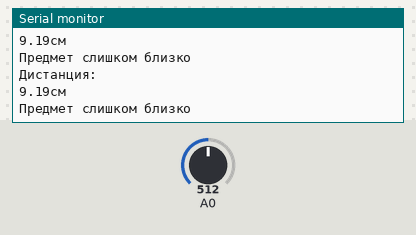
A sketch run on a simulated Arduino Uno, built with avr-gcc and run on an emulated ATmega328P. Shown: the last lines printed to the serial monitor. The test bench sets the inputs (shaded band); at power-on: A0 = 512.

Above: at 1.2 s.
1.3 s: A0 set to 716
At 1.91 s:
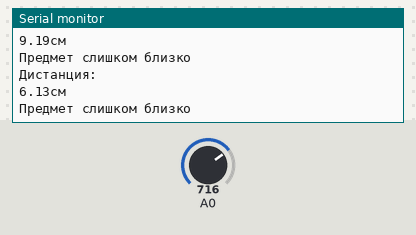
2.8 s: A0 set to 900
At 3.45 s:
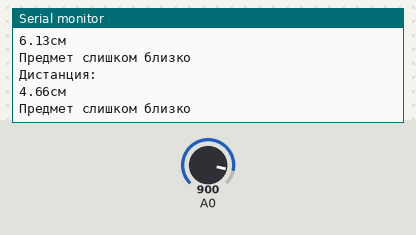
Timing chart, 0 to 5.8 s (numbered marks = the images above; inputs shaded):
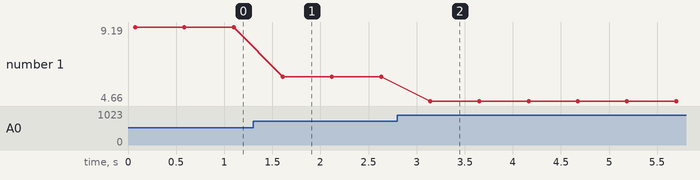

Measured:
- after the input at 1.3 s, the serial monitor: prints a new line after 0.31 s (image 1)
- after the input at 2.8 s, the serial monitor: prints a new line after 0.34 s (image 2)
- plotted number 1: 9.19 → 6.13 after the input at 1.3 s, 6.13 → 4.66 after the input at 2.8 s

The sketch:

SimpleInfared.ino.ino
```cpp
#include "SimpleInfared.h"
SimpleInfared sensor(A0);

void setup() {
  Serial.begin(9600);
  Serial.println("Тест инфракрасного датчика");
}

void loop() {
  float distance = sensor.DistanceMeasure();

  Serial.println("Дистанция:");
  Serial.println(String(distance) + "см");

  if(sensor.ObstacleDetected(15)) {
    Serial.println("Предмет слишком близко");
  }

  delay(500);
}
```

SimpleInfared.cpp
```cpp
#include "SimpleInfared.h"

SimpleInfared::SimpleInfared(int pin) {
  _pin = pin;
  _refVoltage = 5.0;
  pinMode(_pin, INPUT);
}

int SimpleInfared::_readRaw() {
  return analogRead(_pin);
}

float SimpleInfared::_rawDistance(int raw) {
  if(raw <= 0) return 999.9;
  float voltage = raw * (_refVoltage / 1023.0);
  return 27.728 * pow(voltage, -1.2045);
}

float SimpleInfared::DistanceMeasure() {
  int raw = _readRaw();
  return _rawDistance(raw);
}

bool SimpleInfared::ObstacleDetected(float threshold) {
  float distance = DistanceMeasure();
  return (distance <= threshold && distance > 0);
}
```

SimpleInfared.h
```cpp
#ifndef SimpleInfared_h
#define SimpleInfared_h

#include "Arduino.h"

class SimpleInfared {
  public:
    SimpleInfared(int pin);

    float DistanceMeasure();

    bool ObstacleDetected(float threshold);


  private:
    int _pin;

    float _refVoltage;

    int _readRaw();

    float _rawDistance(int raw);
};

#endif
```
